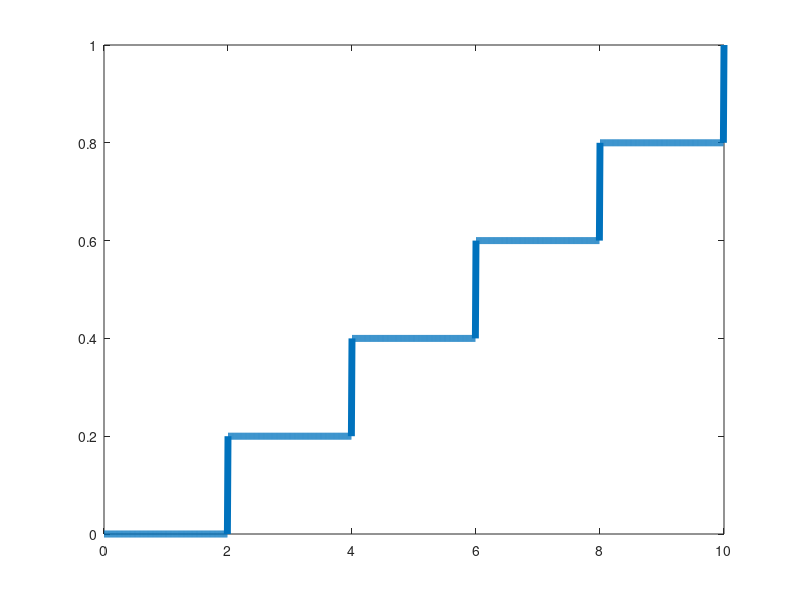

This figure's MATLAB source: (Note: this script raises an error after producing the figure.)
clc
clear
close all

printfigure = 0;

Length = 10;  % Stablaenge
Time = 0.5;   % Zetiraum
step_length = 0.01;
step_time = 5e-4;
x = 0 : step_length : Length;
t = 0 : step_time : Time;
N_length = length(x);
N_time = length(t);

k = 0.1;  % Waermeleitfaehigkeit in cm^2/s

N = 200;  % Grad
lambda = 0 : pi / Length : N * pi / Length;
f = zeros(N_time, N_length);   % Temperaturmatrix
% f(1,:) = sin(x / Length * 2 * pi);
f(1,:) = floor(x / 2) / 5;

phi = zeros(N + 1, N_length);  % Eigenfunktionen
T = zeros(N + 1, N_time);  % Gewichtung

step_time_max = 2 / k / lambda(end)^2;
if step_time > step_time_max
    ['step_time should be under ',num2str(step_time_max)]
end
plot(x,f(1,:),'LineWidth',5)
setplt('Initial Condition','$x$','$T$','TV_homo_modal_inital_condition_2',printfigure)

phi(1,:) = sqrt(1 / Length);
for i = 2 : N + 1
    for n = 1 : N_length
        phi(i, n) = sqrt(2 / Length) * cos(lambda(i) * x(n));
    end
end

figure
for i = 1 : N + 1
    plot(0:step_length:Length,phi(i,:))
    hold on
end
txt = ['$N = ',num2str(N),'$'];
TEXT = text(8,0.4,txt,'Color','w','FontSize',30);
set(TEXT,'Interpreter','latex')
setplt('Eigenfunctions','$x$','$value$','TV_homo_modal_Eigenfunctions_2',printfigure)

for i = 1 : N + 1
    T(i, 1) = 0;
    for n = 1 : N_length
        T(i, 1) = T(i, 1) + f(1, n) * phi(i, n) * step_length;
    end
end
for i = 1 : N + 1
    for n = 2 : N_time
        T(i, n) = (1 - step_time * k * lambda(i)^2)^(n - 1) * T(i, 1);
    end
end

f = zeros(N_time, N_length);  % Temperaturmatrix
for n = 1 : N_time
    for i = 1 : N + 1
        f(n,:) = f(n,:) + T(i,n) * phi(i,:);
    end
end

figure
for n = 1: 20 : N_time
    plot(x, f(n,:),'LineWidth',5)
    ylim([0 1])
    xlim([0 10])
    set(gca,'Fontsize',20)
    set(gca,'fontname','times new Roman')
    T = title('Temperature Distribution','fontsize',40);
    set(T,'Interpreter','latex')
    T = xlabel('$x$','fontsize',30);
    set(T,'Interpreter','latex')
    T = ylabel('$T$','fontsize',30);
    set(T,'Interpreter','latex')
    set(gcf,'outerposition',get(0,'screensize'));
    txt = ['$t = ',num2str((n-1)*step_time),'$'];
    T = text(1,0.8,txt,'FontSize',30);
    set(T,'Interpreter','latex')
    txt = ['$N = ',num2str(N),'$'];
    T = text(1,0.9,txt,'FontSize',30);
    set(T,'Interpreter','latex')
    drawnow
    frame=getframe(gcf);
    imind=frame2im(frame);
    [imind,cm] = rgb2ind(imind,256);
    if printfigure == 1
        if n==1
             imwrite(imind,cm,'TV_homo_modal_2.gif','gif', 'Loopcount',inf,'DelayTime',1e-6);
        else
             imwrite(imind,cm,'TV_homo_modal_2.gif','gif','WriteMode','append','DelayTime',1e-6);
        end
    end
end

figure
[X, Y] = meshgrid(x, t);
mesh(X,Y,f)
setmesh('Tempreature Distribution','$x$','$t$','$T$','TV_homo_modal_Ttx_2',printfigure)


